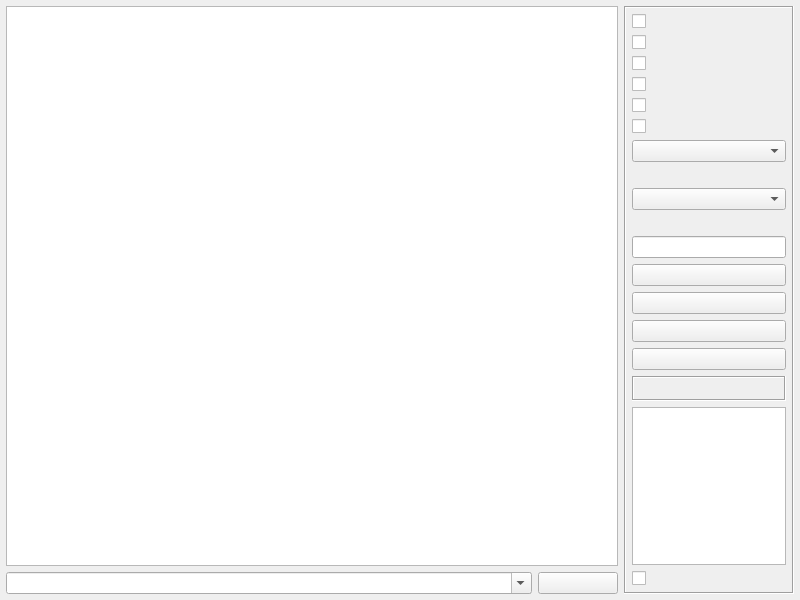
<?xml version="1.0" encoding="UTF-8"?>
<ui version="4.0">
 <class>frmWebServer</class>
 <widget class="QWidget" name="frmWebServer">
  <property name="geometry">
   <rect>
    <x>0</x>
    <y>0</y>
    <width>800</width>
    <height>600</height>
   </rect>
  </property>
  <property name="windowTitle">
   <string>Form</string>
  </property>
  <layout class="QGridLayout" name="gridLayout">
   <property name="leftMargin">
    <number>6</number>
   </property>
   <property name="topMargin">
    <number>6</number>
   </property>
   <property name="rightMargin">
    <number>6</number>
   </property>
   <property name="bottomMargin">
    <number>6</number>
   </property>
   <item row="0" column="0">
    <widget class="QTextEdit" name="txtMain">
     <property name="readOnly">
      <bool>true</bool>
     </property>
    </widget>
   </item>
   <item row="0" column="1" rowspan="2">
    <widget class="QFrame" name="frame">
     <property name="minimumSize">
      <size>
       <width>170</width>
       <height>0</height>
      </size>
     </property>
     <property name="maximumSize">
      <size>
       <width>170</width>
       <height>16777215</height>
      </size>
     </property>
     <property name="frameShape">
      <enum>QFrame::Shape::Box</enum>
     </property>
     <property name="frameShadow">
      <enum>QFrame::Shadow::Sunken</enum>
     </property>
     <layout class="QVBoxLayout" name="verticalLayout_3">
      <property name="leftMargin">
       <number>6</number>
      </property>
      <property name="topMargin">
       <number>6</number>
      </property>
      <property name="rightMargin">
       <number>6</number>
      </property>
      <property name="bottomMargin">
       <number>6</number>
      </property>
      <item>
       <widget class="QCheckBox" name="ckHexReceive">
        <property name="text">
         <string/>
        </property>
       </widget>
      </item>
      <item>
       <widget class="QCheckBox" name="ckHexSend">
        <property name="text">
         <string/>
        </property>
       </widget>
      </item>
      <item>
       <widget class="QCheckBox" name="ckAscii">
        <property name="text">
         <string/>
        </property>
       </widget>
      </item>
      <item>
       <widget class="QCheckBox" name="ckShow">
        <property name="text">
         <string/>
        </property>
       </widget>
      </item>
      <item>
       <widget class="QCheckBox" name="ckDebug">
        <property name="text">
         <string/>
        </property>
       </widget>
      </item>
      <item>
       <widget class="QCheckBox" name="ckAutoSend">
        <property name="text">
         <string/>
        </property>
       </widget>
      </item>
      <item>
       <widget class="QComboBox" name="cboxInterval"/>
      </item>
      <item>
       <widget class="QLabel" name="labListenIP">
        <property name="text">
         <string/>
        </property>
       </widget>
      </item>
      <item>
       <widget class="QComboBox" name="cboxListenIP"/>
      </item>
      <item>
       <widget class="QLabel" name="labListenPort">
        <property name="text">
         <string/>
        </property>
       </widget>
      </item>
      <item>
       <widget class="QLineEdit" name="txtListenPort"/>
      </item>
      <item>
       <widget class="QPushButton" name="btnListen">
        <property name="text">
         <string/>
        </property>
       </widget>
      </item>
      <item>
       <widget class="QPushButton" name="btnSave">
        <property name="text">
         <string/>
        </property>
       </widget>
      </item>
      <item>
       <widget class="QPushButton" name="btnClear">
        <property name="text">
         <string/>
        </property>
       </widget>
      </item>
      <item>
       <widget class="QPushButton" name="btnRemove">
        <property name="text">
         <string/>
        </property>
       </widget>
      </item>
      <item>
       <widget class="QLabel" name="labCount">
        <property name="minimumSize">
         <size>
          <width>0</width>
          <height>25</height>
         </size>
        </property>
        <property name="frameShape">
         <enum>QFrame::Shape::Box</enum>
        </property>
        <property name="frameShadow">
         <enum>QFrame::Shadow::Sunken</enum>
        </property>
        <property name="text">
         <string/>
        </property>
        <property name="alignment">
         <set>Qt::AlignmentFlag::AlignCenter</set>
        </property>
       </widget>
      </item>
      <item>
       <widget class="QListWidget" name="listWidget"/>
      </item>
      <item>
       <widget class="QCheckBox" name="ckSelectAll">
        <property name="text">
         <string/>
        </property>
       </widget>
      </item>
     </layout>
    </widget>
   </item>
   <item row="1" column="0">
    <widget class="QWidget" name="widget" native="true">
     <layout class="QHBoxLayout" name="layTcpServer">
      <property name="leftMargin">
       <number>0</number>
      </property>
      <property name="topMargin">
       <number>0</number>
      </property>
      <property name="rightMargin">
       <number>0</number>
      </property>
      <property name="bottomMargin">
       <number>0</number>
      </property>
      <item>
       <widget class="QComboBox" name="cboxData">
        <property name="sizePolicy">
         <sizepolicy hsizetype="Ignored" vsizetype="Fixed">
          <horstretch>0</horstretch>
          <verstretch>0</verstretch>
         </sizepolicy>
        </property>
        <property name="editable">
         <bool>true</bool>
        </property>
       </widget>
      </item>
      <item>
       <widget class="QPushButton" name="btnSend">
        <property name="minimumSize">
         <size>
          <width>80</width>
          <height>0</height>
         </size>
        </property>
        <property name="maximumSize">
         <size>
          <width>80</width>
          <height>16777215</height>
         </size>
        </property>
        <property name="text">
         <string/>
        </property>
       </widget>
      </item>
     </layout>
    </widget>
   </item>
  </layout>
 </widget>
 <tabstops>
  <tabstop>txtMain</tabstop>
  <tabstop>cboxData</tabstop>
  <tabstop>btnSend</tabstop>
  <tabstop>ckHexReceive</tabstop>
  <tabstop>ckHexSend</tabstop>
  <tabstop>ckAscii</tabstop>
  <tabstop>ckShow</tabstop>
  <tabstop>ckDebug</tabstop>
  <tabstop>ckAutoSend</tabstop>
  <tabstop>cboxInterval</tabstop>
  <tabstop>cboxListenIP</tabstop>
  <tabstop>txtListenPort</tabstop>
  <tabstop>btnListen</tabstop>
  <tabstop>btnSave</tabstop>
  <tabstop>btnClear</tabstop>
  <tabstop>btnRemove</tabstop>
  <tabstop>listWidget</tabstop>
  <tabstop>ckSelectAll</tabstop>
 </tabstops>
 <resources/>
 <connections/>
</ui>
